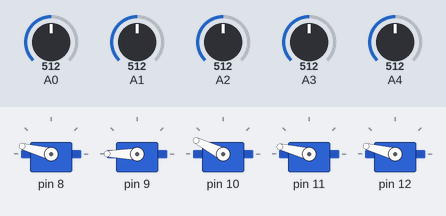
The sketch below on a simulated Arduino Uno, built with avr-gcc and run on an emulated ATmega328P. On the bench: 5 × servo. The test bench sets the inputs (shaded band); at power-on: A0 = 512, A1 = 512, A2 = 512, A3 = 512, A4 = 512. What the sketch prints to the serial monitor is not drawn.

Above: at 0.9 s.
1.0 s: A0 set to 716
At 1.9 s:
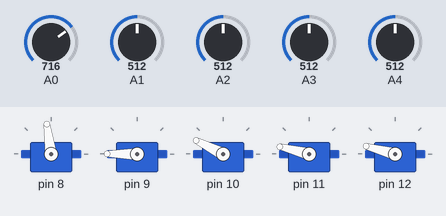
2.5 s: A1 set to 716
At 3.7 s:
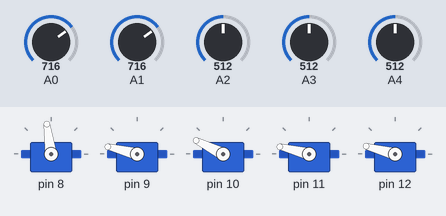
4.0 s: A2 set to 716
At 5.2 s:
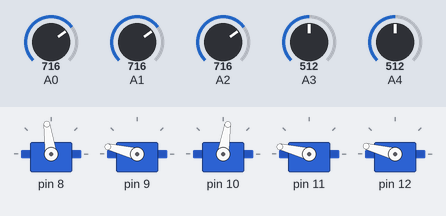
5.5 s: A3 set to 716
At 6.0 s:
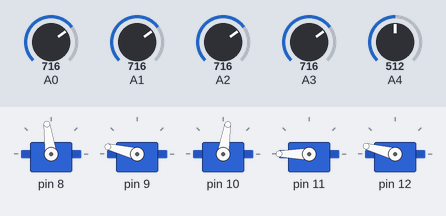
7.0 s: A4 set to 716
At 7.7 s:
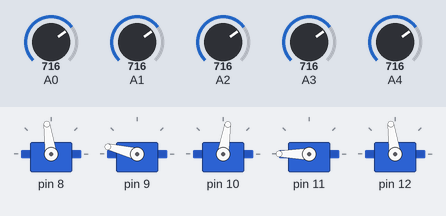
8.5 s: A0 set to 992
At 9.5 s:
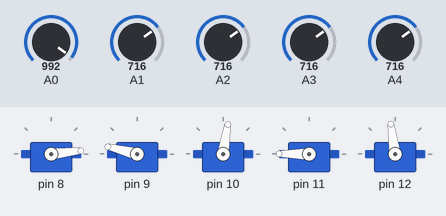
Timing chart, 0 to 11.0 s (numbered marks = the images above; inputs shaded):
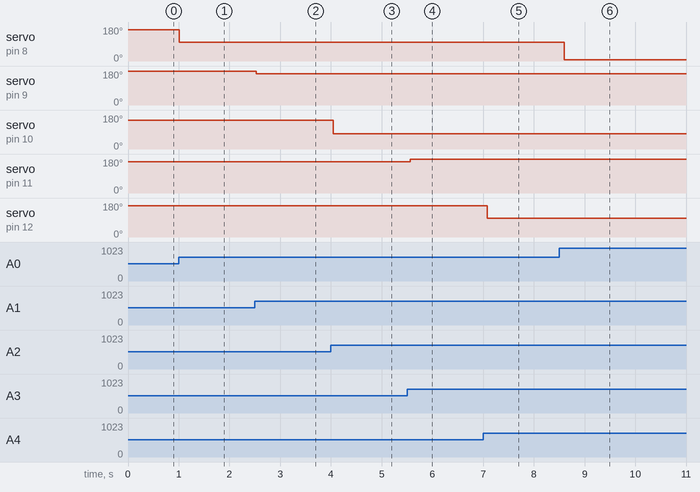

The sketch:

ArmController.ino
```cpp
//#include <avr/interrupt.h>
//#include <avr/io.h>
//#define F_CPU 16000000UL // 16 MHz
//#include <util/delay.h>
#include <stdlib.h>
#include "Servo.h"

void setup() {
	Servo servos[6];
	Serial.begin(115000);
	Serial.println("lol");
	int servo_commands[6];

	servos[0].attach(8); //elevator base
	servos[1].attach(9); //rotator base
	servos[2].attach(10); //elevator elbow
	servos[3].attach(11); //elevator wrist
	servos[4].attach(12);//claw

	while(1) {
		int reading = analogRead(0);
		servos[0].writeMicroseconds(map(reading, 0, 1023, 4000, 500));

		reading = analogRead(1);
		servos[1].writeMicroseconds(map(reading, 0, 1023, 4000, 1500));

		reading = analogRead(2);
		servos[2].writeMicroseconds(map(reading, 0, 1023, 4000, 250));

		reading = analogRead(3);
		servos[3].writeMicroseconds(map(reading, 0, 1023, 500, 4000));

		reading = analogRead(4);
		servos[4].writeMicroseconds(map(reading, 0, 1023, 4000, 500));

		delay(100);
	}
}

void loop() {}
```

Measured:
- after the input at 1.0 s, servo on pin 8: 165° → 98° at once
- after the input at 2.5 s, servo on pin 9: 180° → 166° at once
- after the input at 4.0 s, servo on pin 10: 153° → 81° after 0.05 s
- after the input at 5.5 s, servo on pin 11: 166° → 180° after 0.06 s
- after the input at 7.0 s, servo on pin 12: 165° → 98° after 0.08 s
- after the input at 8.5 s, servo on pin 8: 98° → 6° after 0.10 s
